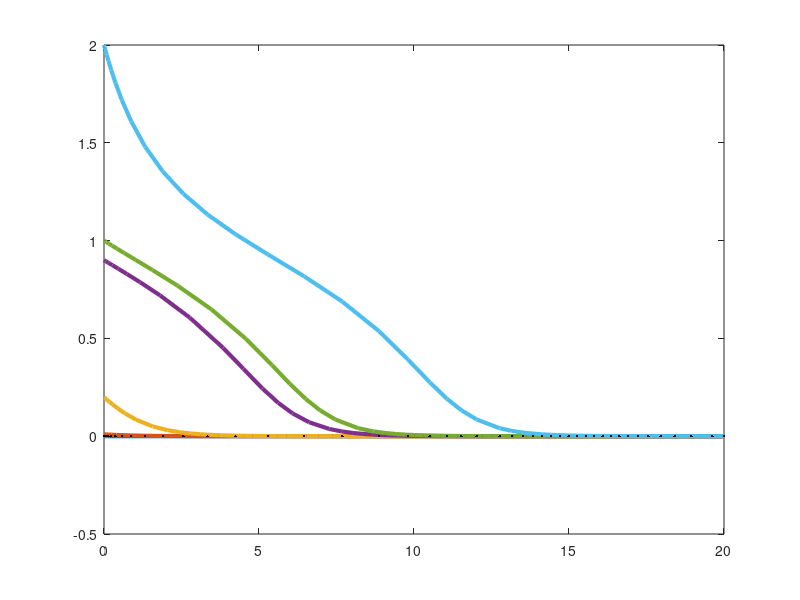

The MATLAB source for this figure: (Note: this script raises an error after producing the figure.)
function Multi_stability_game(varargin)
% (c) Thomas E. Woolley, 2017.

clc
close all
fs=15;
u=[0, 0.01 0.2 0.9 1 2];
tspan = [0 20]; % Length of time the equation is solved for.

for u0=u
[t,u] = ode23(@ODE, tspan, u0); % Matlab ODE solver.
plot(t,u,'linewidth',3) % Plot solution.
hold on
end
plot(t,0*u,'k.')
L=legend('$u_0=0$','$u_0=0.01$','$u_0=0.2$','$u_0=0.9$','$u_0=1$','$u_0=2$','location','ne')
set(L,'Interpreter','latex')
xlabel('Time','Interpreter','latex')
ylabel('Population','Interpreter','latex')
set(0,'DefaultFigureColor',[1 1 1])
set(gca,'fontsize',fs)
export_fig '../Pictures/Multi_stable_multi_IC_11.png' -m3



function dydt = ODE(t,u)
% ODE equation to solve.
dydt = 2*u^2/(1+u^2)-1.1*u; % The Logistic equation.